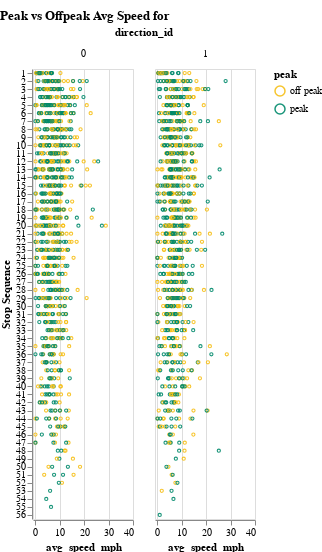

Notebook code for this chart:
### Code cell
avg_chart = (
    alt.Chart(peak_operator_df)
    .mark_point(size=10, opacity=0.9, strokeWidth=1.1)
    .encode(
        x=alt.X('avg_speed_mph:Q', 
                scale=alt.Scale(domain=[-1,40])
               ),
        y=alt.Y('stop_sequence:O', title="Stop Sequence"),
        color=alt.Color('peak:N', 
                        scale=alt.Scale(range=cp.CALITP_CATEGORY_BOLD_COLORS[2:])
                       ),
        facet=alt.Facet('direction_id:O', columns=2),
        tooltip=["avg_speed_mph", "route_id", "peak", "direction_id"],
    ).add_selection(select_operator_route)
    .interactive()
    .configure(padding={'top': 10}) #https://github.com/altair-viz/altair/issues/1993
    .properties(title="Peak vs Offpeak Avg Speed for  ",
                width=100,height=450)
)


display(HTML("""
<style>
form.vega-bindings {
  position: absolute;
  left: 195px;
  top: 4px;
}
</style>
"""))

display(avg_chart.transform_filter(select_operator_route))

### Figure 1 — Vega-Lite specification as saved in the notebook (floating-point values rounded to 4 significant figures; data arrays with more than 128 entries replaced by an {"elided": "..."} marker saying what was removed)
{"config": {"view": {"continuousWidth": 400, "continuousHeight": 300}, "padding": {"top": 10}}, "data": {"name": "data-ddea64f10086fbc82ac65581c617d77a"}, "mark": {"type": "point", "opacity": 0.9, "size": 10, "strokeWidth": 1.1}, "encoding": {"color": {"field": "peak", "scale": {"range": ["#F6BF16", "#00896B", "#7790A3", "#5B559C"]}, "type": "nominal"}, "facet": {"columns": 2, "field": "direction_id", "type": "ordinal"}, "tooltip": [{"field": "avg_speed_mph", "type": "quantitative"}, {"field": "route_id", "type": "nominal"}, {"field": "peak", "type": "nominal"}, {"field": "direction_id", "type": "quantitative"}], "x": {"field": "avg_speed_mph", "scale": {"domain": [-1, 40]}, "type": "quantitative"}, "y": {"field": "stop_sequence", "title": "Stop Sequence", "type": "ordinal"}}, "height": 450, "selection": {"Route": {"type": "single", "fields": ["route_id"], "bind": {"input": "select", "options": ["3567", "3560", "3568", "3561", "3563", "3558", "3562", "3565", "3566", "3554", "3564", "3555", "3556", "3569", "3575", "3573", "3570", "3571"], "name": "Route "}}, "selector041": {"type": "interval", "bind": "scales", "encodings": ["x", "y"]}}, "title": "Peak vs Offpeak Avg Speed for  ", "transform": [{"filter": {"selection": "Route"}}], "width": 100, "$schema": "https://vega.github.io/schema/vega-lite/v4.17.0.json", "datasets": {"data-ddea64f10086fbc82ac65581c617d77a": {"elided": "2090 records"}}}
